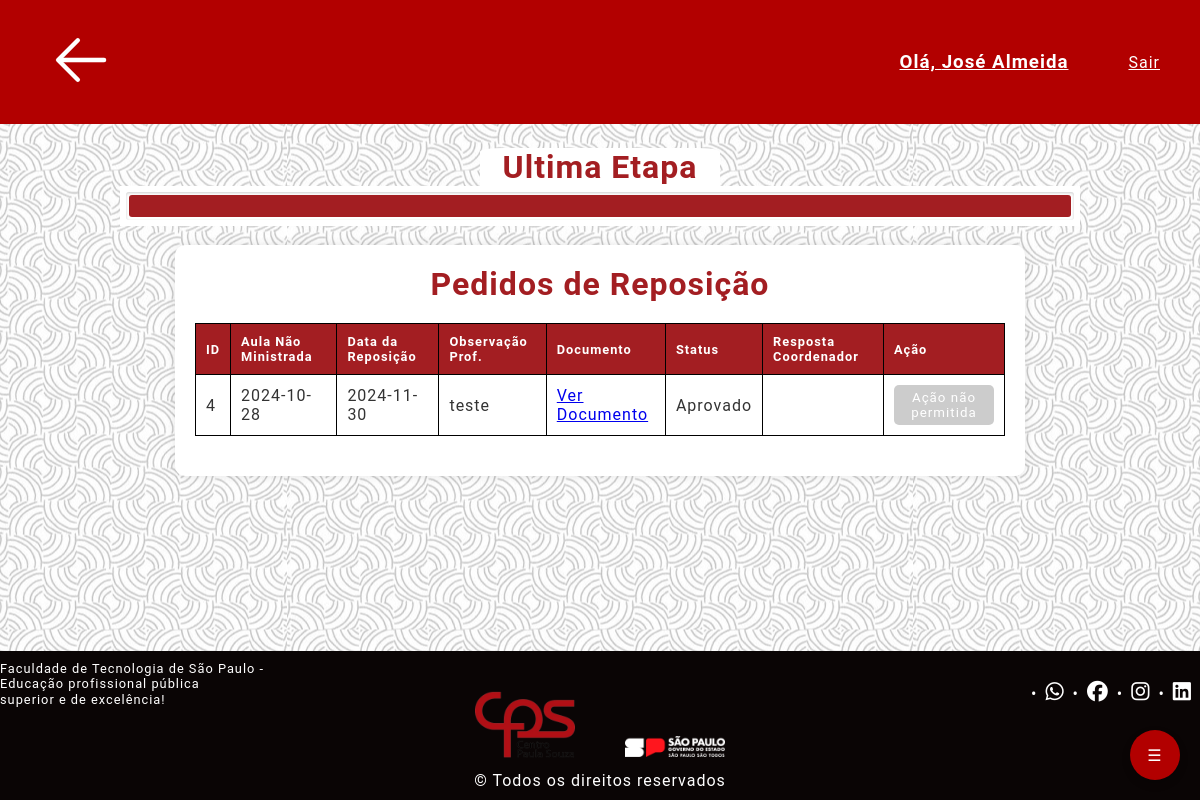
The app's page /pages/statusReposicaoProf.php (signed in), older data.
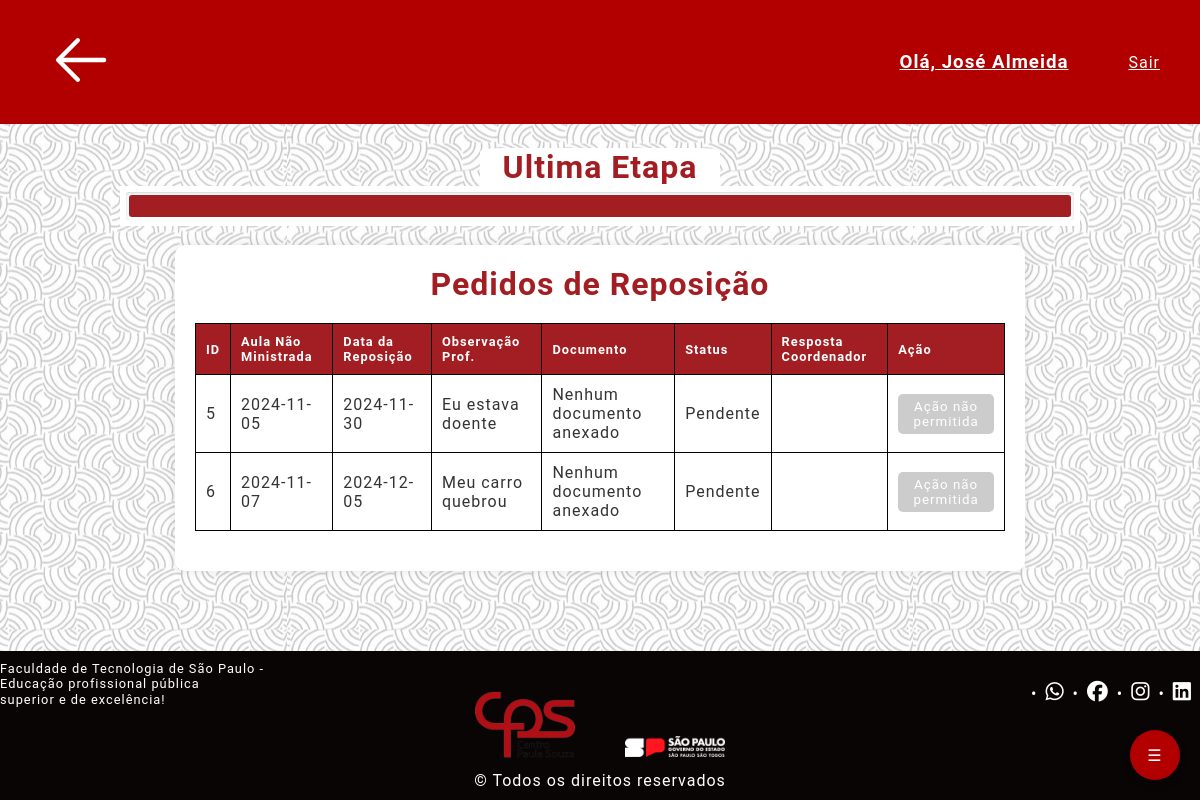
The same page, newer data.
### tables this page shows
CREATE TABLE `reposicao` (
  `ID_Reposicao` int(11) NOT NULL,
  `ID_Aula_Nao_Ministrada` int(11) NOT NULL,
  `DataReposicao` date DEFAULT NULL,
  `docs_plano_aula` varchar(255) DEFAULT NULL,
  `Status_Pedido` varchar(20) NOT NULL,
  `Resposta_Coordenador` varchar(1000) DEFAULT NULL
);

CREATE TABLE `aula_nao_ministrada` (
  `ID_Aula_Nao_Ministrada` int(11) NOT NULL,
  `Date_Time` date NOT NULL,
  `Observacao` varchar(255) DEFAULT NULL,
  `ID_Aula` int(11) NOT NULL,
  `ID_Professor` int(11) DEFAULT NULL,
  `ID_Materia` int(11) DEFAULT NULL,
  `Justificado` varchar(50) NOT NULL DEFAULT 'Não Justificado',
  `docs` varchar(255) NOT NULL,
  `Aula_Reposta` varchar(30) NOT NULL DEFAULT 'Não'
);

### pages/statusReposicaoProf.php (the view, shortened to what this page needs)
<?php
$id_professor = $_SESSION['id'];
require_once '../php/connect.php';
function buscarPedidosReposicao($pdo, $id_professor)
{
    $sql = "
        SELECT r.ID_Reposicao, a.Date_Time, r.DataReposicao, a.Observacao, r.docs_plano_aula, r.Status_Pedido, r.Resposta_Coordenador, a.ID_Aula_Nao_Ministrada
        FROM reposicao r
        JOIN aula_nao_ministrada a ON r.ID_Aula_Nao_Ministrada = a.ID_Aula_Nao_Ministrada
        WHERE a.ID_Professor = :id_professor";
    try {
        $stmt = $pdo->prepare($sql);
        $stmt->bindParam(':id_professor', $id_professor, PDO::PARAM_INT);
        $stmt->execute();
        return $stmt->fetchAll(PDO::FETCH_ASSOC);
    } catch (PDOException $e) {
        echo "Erro ao buscar pedidos de reposição: " . $e->getMessage();
        return [];
    }
}
$pedidos = buscarPedidosReposicao($pdo, $id_professor);
?>
<!DOCTYPE html>
<html lang="pt-BR">
<head>
    <link rel="stylesheet" href="../css/status.css">
    <link rel="stylesheet" href="../css/progressBar.css">
</head>
<body>
    <?php include_once 'header2.php'; ?>
    <div class="containerBar">
        <h1>Ultima Etapa</h1>
        <div class="wrapperBar">
            <div class="progress-bar">
                <span class="progress-bar-fill" style="width: 100%;"></span>
            </div>
        </div>
    </div>
    <br>
    <div class="container">
        <h1>Pedidos de Reposição</h1>
        <?php if (empty($pedidos)): ?>
            <p id="mensagemNenhumaAula">Nenhum pedido de reposição encontrado.</p>
        <?php else: ?>
            <table>
                <thead>
                    <tr>
                        <th>ID</th>
                        <th>Aula Não Ministrada</th>
                        <th>Data da Reposição</th>
                        <th>Observação Prof.</th>
                        <th>Documento</th>
                        <th>Status</th>
                        <th>Resposta Coordenador</th>
                        <th>Ação</th>
                    </tr>
                </thead>
                <tbody>
                    <?php foreach ($pedidos as $pedido): ?>
                        <tr>
                            <td data-label="ID"><?php echo $pedido['ID_Reposicao']; ?></td>
                            <td data-label="Aula Não Ministrada"><?php echo $pedido['Date_Time']; ?></td>
                            <td data-label="Data da Reposição"><?php echo $pedido['DataReposicao']; ?></td>
                            <td data-label="Observação Prof."><?php echo htmlspecialchars($pedido['Observacao']); ?></td>
                            <td data-label="Documento do Plano de Aula">
                                <?php if ($pedido['docs_plano_aula']): ?>
                                    <a href="../uploads/<?php echo htmlspecialchars($pedido['docs_plano_aula']); ?>" target="_blank">Ver Documento</a>
                                <?php else: ?>
                                    Nenhum documento anexado
                                <?php endif; ?>
                            </td>
                            <td data-label="Status"><?php echo htmlspecialchars($pedido['Status_Pedido']); ?></td>
                            <td data-label="Resposta Coordenador"><?php echo htmlspecialchars($pedido['Resposta_Coordenador']); ?></td>
                            <td data-label="Ação">
                                <?php if ($pedido['Status_Pedido'] == 'Rejeitado'): ?>
                                    <button onclick="openModal(<?php echo $pedido['ID_Reposicao']; ?>, '<?php echo htmlspecialchars($pedido['Observacao']); ?>', '<?php echo $pedido['DataReposicao']; ?>', '<?php echo htmlspecialchars($pedido['docs_plano_aula']); ?>', '<?php echo htmlspecialchars($pedido['ID_Aula_Nao_Ministrada']); ?>')">Editar</button>
                                <?php else: ?>
                                    <button disabled>Ação não permitida</button>
                                <?php endif; ?>
                            </td>
                        </tr>
                    <?php endforeach; ?>
                </tbody>
            </table>
        <?php endif; ?>
    </div>
    <?php include_once 'footer.php'; ?>
</body>
</html>

Row changes from the older to the newer data that the page shows:
no longer on this page (row unchanged): reposicao: ID_Reposicao "4", ID_Aula_Nao_Ministrada.Date_Time "2024-10-28", DataReposicao "2024-11-30", ID_Aula_Nao_Ministrada.Observacao "teste", Status_Pedido "Aprovado", shows "Ação não permitida"
added reposicao: ID_Reposicao "5", ID_Aula_Nao_Ministrada.Date_Time "2024-11-05", DataReposicao "2024-11-30", ID_Aula_Nao_Ministrada.Observacao "Eu estava doente", shows "Nenhum documento anexado", Status_Pedido "Pendente", shows "Ação não permitida"
added reposicao: ID_Reposicao "6", ID_Aula_Nao_Ministrada.Date_Time "2024-11-07", DataReposicao "2024-12-05", ID_Aula_Nao_Ministrada.Observacao "Meu carro quebrou", shows "Nenhum documento anexado", Status_Pedido "Pendente", shows "Ação não permitida"
